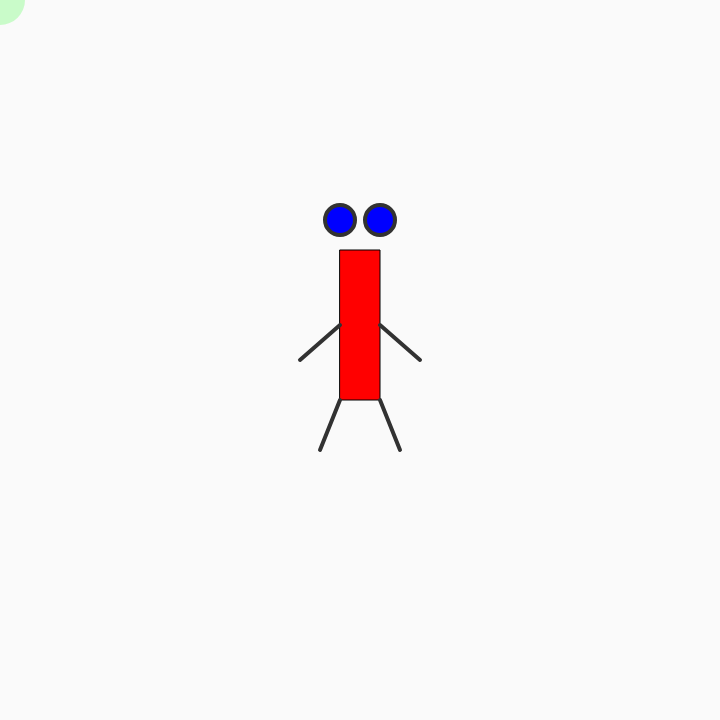
Frame 1 (no input)
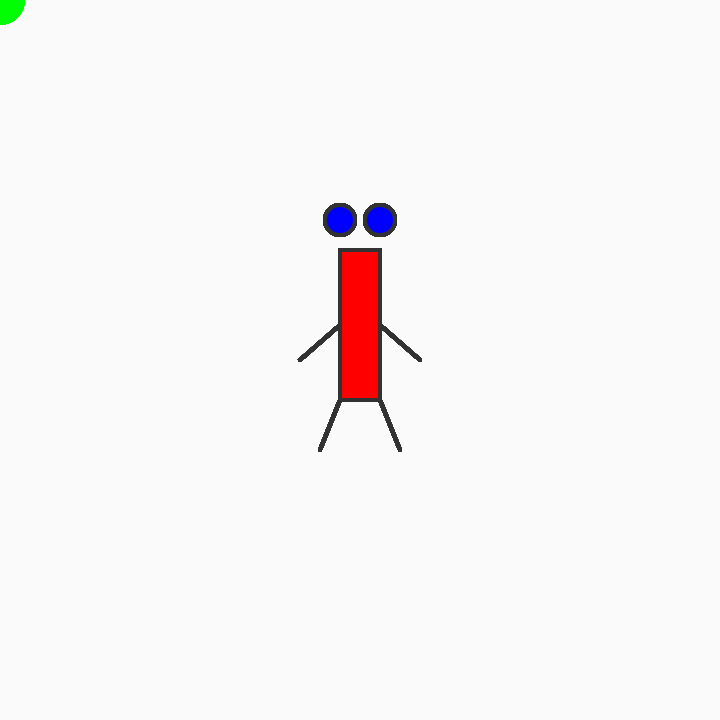
Frame 60 (no input)
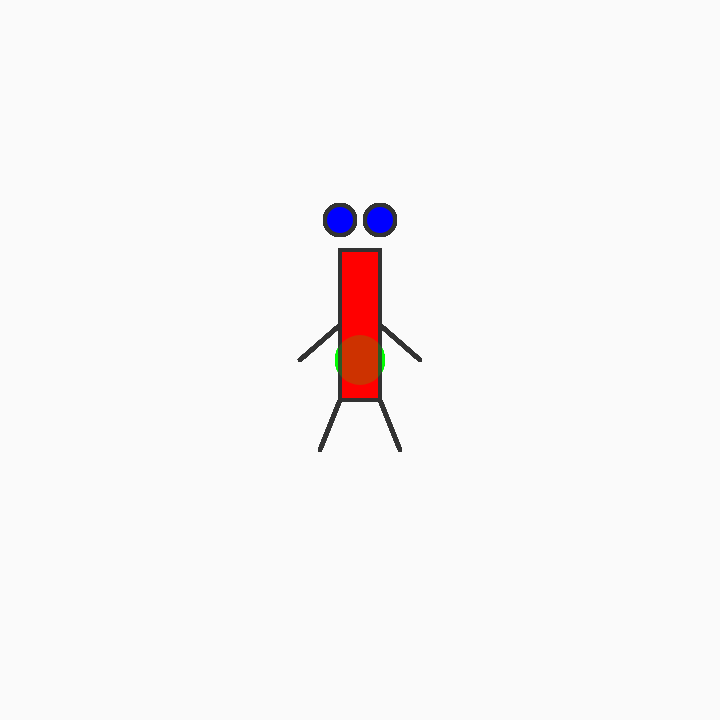
Frame 120 (the mouse pressed at the canvas centre since frame 60)

The p5.js sketch that drew these frames (run headless with seeded random() and noise() and a simulated clock; from frame 60 on, the mouse is pressed at the canvas centre):

// p5.js sketch
// ── sketch.js
function setup() {
  createCanvas(720, 720);
  background(250);
}

// With color functions. one argument = greyscale, two arguments = greyscale + alpha,
// three arguments = RGB, four arguments

function draw() {
  // body
  fill(255, 0, 0);
  rect(340, 250, 40, 150);

  // head
  fill(0, 255, 0, 50);
  noStroke(); // Stroke() and noStroke() show an outline
  ellipse(mouseX, mouseY , 50, 50);

  // eyes
  fill(0, 0, 255); // fill() fills a shape noFill() doesn't fill
  stroke(50);
  strokeWeight(4); // outline will mean how many pixels the stroke is.
  ellipse(340, 220, 30, 30);
  ellipse(380, 220, 30, 30);

  // legs
  line(340, 400, 320, 450);
  line(380, 400, 400, 450);

  // arms
  line(340, 325, 300, 360);
  line(380, 325, 420, 360);
}

// Event!
function mousePressed() {
  background(250);
}
